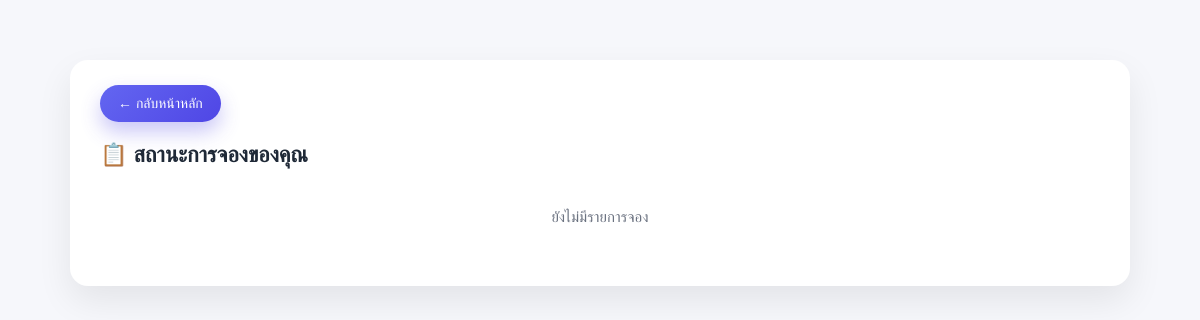
The page /my_bookings.php (signed in) on the database as committed earlier.
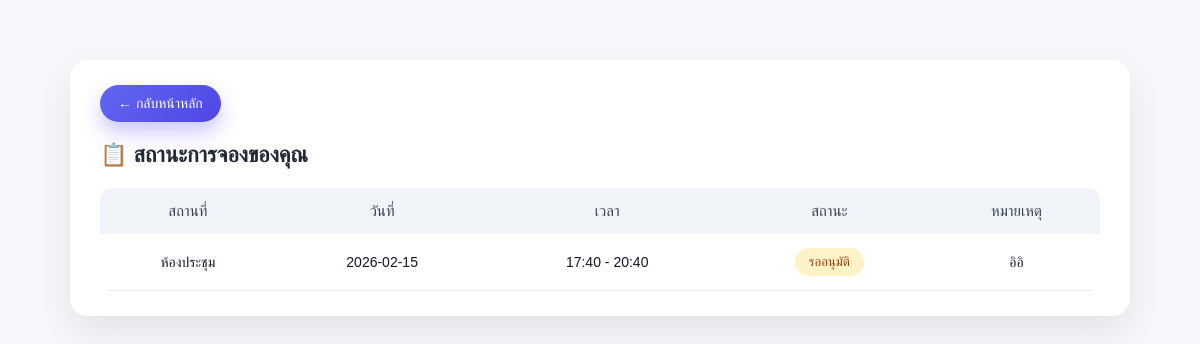
The same page on the database as committed later.
### tables this page shows
CREATE TABLE `bookings` (
  `id` int(11) NOT NULL,
  `user_id` int(11) DEFAULT NULL,
  `place_id` int(11) DEFAULT NULL,
  `booking_date` date DEFAULT NULL,
  `start_time` time DEFAULT NULL,
  `end_time` time DEFAULT NULL,
  `STATUS` enum('pending','approved','rejected') DEFAULT 'pending',
  `note` text DEFAULT NULL
);

CREATE TABLE `places` (
  `id` int(11) NOT NULL,
  `place_name` varchar(100) DEFAULT NULL,
  `description` text DEFAULT NULL
);

### my_bookings.php (the view, shortened to what this page needs)
<?php
require 'db.php';
$user_id = $_SESSION['user_id'];
$stmt = $pdo->prepare("
    SELECT b.booking_date, b.start_time, b.end_time, b.note, b.status, p.place_name
    FROM bookings b
    JOIN places p ON b.place_id = p.id
    WHERE b.user_id = ?
    ORDER BY b.booking_date DESC, b.start_time DESC
");
$stmt->execute([$user_id]);
$myBookings = $stmt->fetchAll(PDO::FETCH_ASSOC);
?>
<!DOCTYPE html>
<html lang="th">
<head>
<link rel="stylesheet" href="my_booking.css">
</head>
<body>
<div class="status-box">
    <a href="index.php" class="back-btn">← กลับหน้าหลัก</a>
    <h3>📋 สถานะการจองของคุณ</h3>
    <?php if (empty($myBookings)): ?>
        <p class="empty">ยังไม่มีรายการจอง</p>
    <?php else: ?>
        <table class="status-table">
            <thead>
                <tr>
                    <th>สถานที่</th>
                    <th>วันที่</th>
                    <th>เวลา</th>
                    <th>สถานะ</th>
                    <th>หมายเหตุ</th>
                </tr>
            </thead>
            <tbody>
                <?php foreach ($myBookings as $b): ?>
                    <?php $status = $b['status'] ?? 'pending'; ?>
                    <tr>
                        <td><?= htmlspecialchars($b['place_name']) ?></td>
                        <td><?= htmlspecialchars($b['booking_date']) ?></td>
                        <td><?= substr($b['start_time'],0,5) ?> - <?= substr($b['end_time'],0,5) ?></td>
                        <td>
                            <span class="status <?= $status ?>">
                                <?= $status === 'pending'
                                    ? 'รออนุมัติ'
                                    : ($status === 'approved'
                                        ? 'อนุมัติแล้ว'
                                        : 'ไม่อนุมัติ') ?>
                            </span>
                        </td>
                        <td><?= htmlspecialchars($b['note'] ?: '-') ?></td>
                    </tr>
                <?php endforeach; ?>
            </tbody>
        </table>
    <?php endif; ?>
</div>
</body>
</html>

Rows that differ between the two databases and show on the page:
added bookings: place.place_name "ห้องประชุม", booking_date "2026-02-15", start_time "17:40", end_time "20:40", STATUS "รออนุมัติ", note "อิอิ"
Other text that changed with them:
text no longer shown: "ยังไม่มีรายการจอง"
text now shown: "สถานที่ วันที่ เวลา สถานะ หมายเหตุ"
